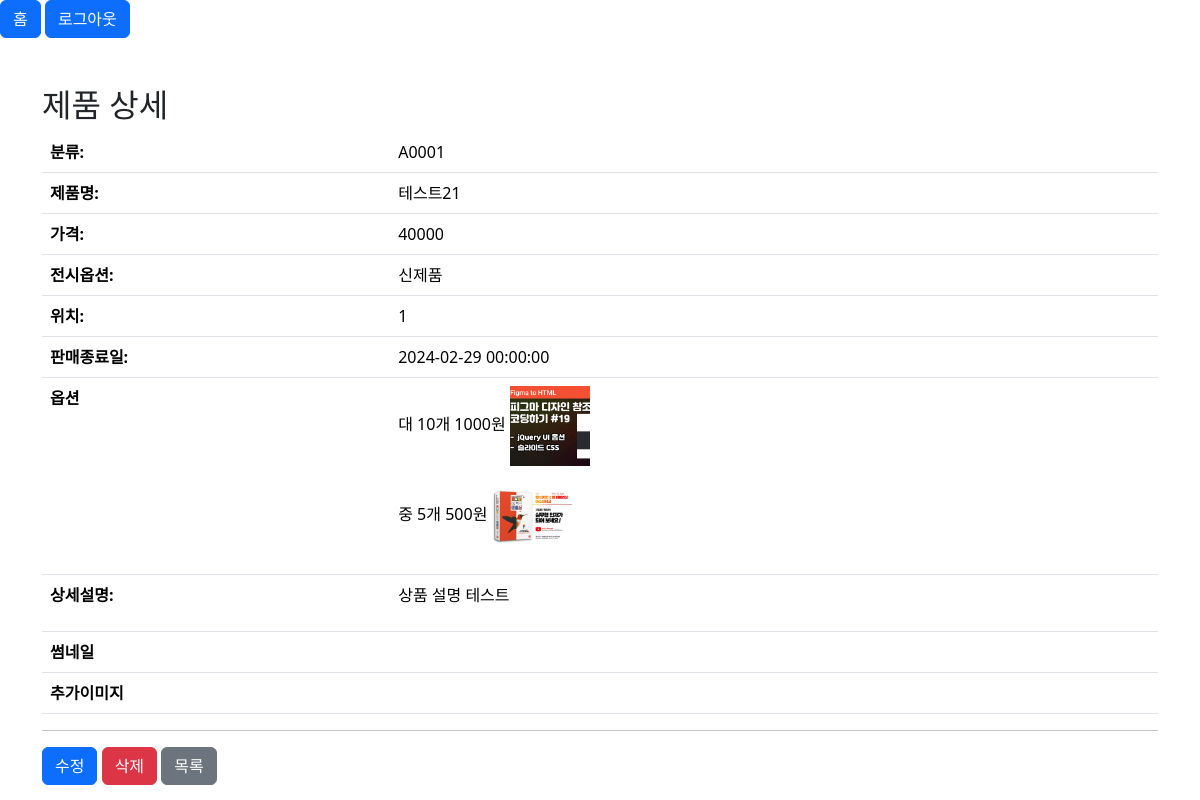
Page /admin/product/product_view.php?pid=22 (signed in) on the earlier database version.
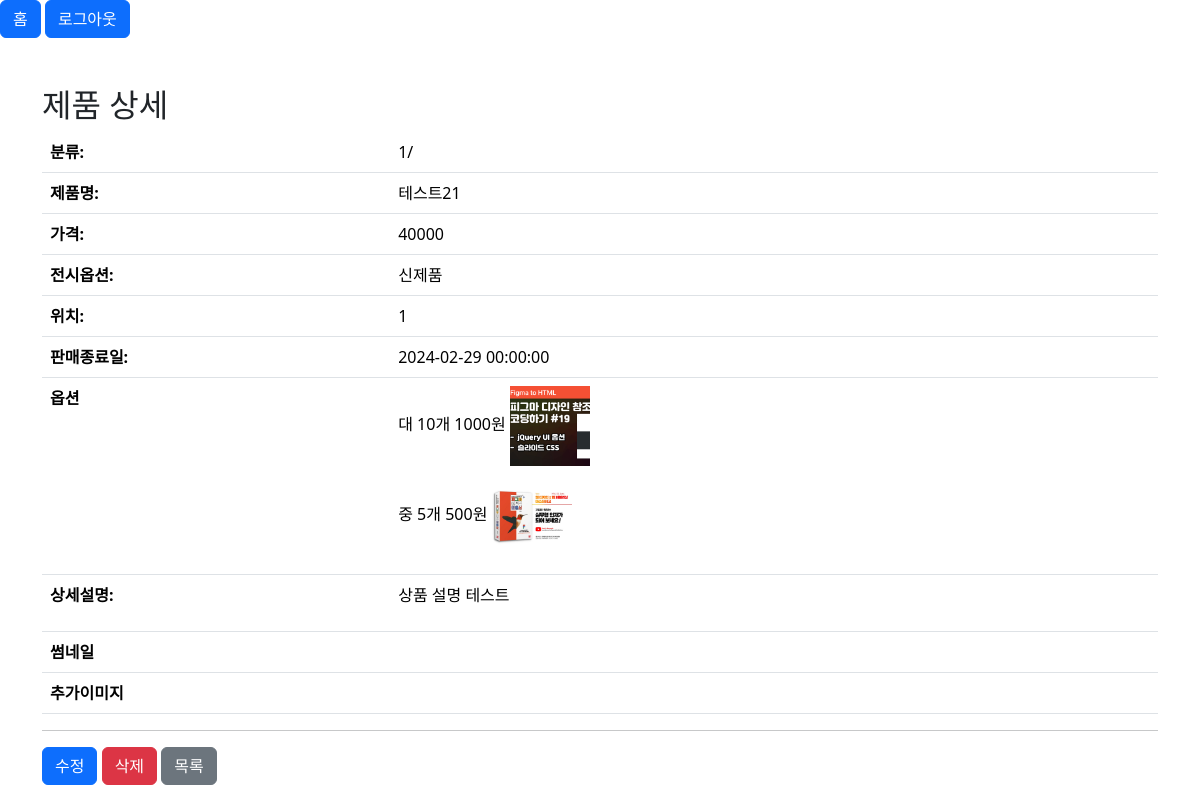
Same page on the later database version.
### tables this page shows
CREATE TABLE `products` (
  `pid` int(11) NOT NULL,
  `name` varchar(500) NOT NULL,
  `cate` varchar(100) DEFAULT NULL,
  `content` text DEFAULT NULL,
  `thumbnail` varchar(100) DEFAULT NULL,
  `price` double DEFAULT NULL,
  `sale_price` double DEFAULT NULL,
  `sale_ratio` double DEFAULT NULL,
  `cnt` int(11) DEFAULT NULL,
  `sale_cnt` int(11) DEFAULT NULL,
  `isnew` tinyint(4) DEFAULT NULL,
  `isbest` tinyint(4) DEFAULT NULL,
  `isrecom` tinyint(4) DEFAULT NULL,
  `ismain` tinyint(4) DEFAULT NULL,
  `locate` tinyint(4) DEFAULT NULL,
  `userid` varchar(100) DEFAULT NULL,
  `sale_end_date` datetime DEFAULT NULL,
  `reg_date` datetime DEFAULT NULL,
  `status` tinyint(4) DEFAULT 0,
  `delivery_fee` double DEFAULT NULL,
  `file_table_id` varchar(50) DEFAULT NULL,
  `option_id` varchar(50) DEFAULT NULL
);

### admin/product/product_view.php (the view, shortened to what this page needs)
<?php
  include_once $_SERVER['DOCUMENT_ROOT'].'/abcmall/admin/inc/header.php';
  $pid = $_GET['pid'];
  $sql = "SELECT * FROM products where pid={$pid}";
  $result = $mysqli -> query($sql);
  $rs = $result -> fetch_object();
  $sql2 = "SELECT * FROM product_options where pid={$pid}";
  $result2 = $mysqli -> query($sql2);
  while($rs2 = $result2 -> fetch_object()){
    $options[]=$rs2;
  }
?>
<div class="container mt-5">
  <h2>제품 상세</h2>
  <table class="table">
    <tbody>
      <tr><th>분류:</th><td><?= $rs->cate; ?></td></tr>
      <tr><th>제품명:</th><td><?= $rs->name; ?></td></tr>
      <tr><th>가격:</th><td><?= $rs->price; ?></td></tr>
      <tr><th>전시옵션:</th><td>
        <?php
          if($rs->isnew){echo '신제품';}
        ?>
      </td></tr>
      <tr><th>위치:</th><td><?= $rs->locate; ?></td></tr>
      <tr><th>판매종료일:</th><td><?= $rs->sale_end_date; ?></td></tr>
      <tr>
        <th>옵션</th>
        <td>
          <?php
            foreach($options as $op){
          ?>
            <div class="product_options">
              <span><?= $op-> option_name;?></span>
              <span><?= $op-> option_cnt;?>개</span>
              <span><?= $op-> option_price;?>원</span>
              <img src="<?= $op-> image_url;?>" alt="">
            </div>
          <?php
            }
          ?>
        </td>
        </tr>
      <tr><th>상세설명:</th><td><?= $rs->content; ?></td></tr>
      <tr><th>썸네일</th><td>
      </td></tr>
      <tr><th>추가이미지</th><td>
      </td></tr>
    </tbody>
  </table>
  <hr>
  <a href="product_modify.php?pid=" class="btn btn-primary">수정</a>
  <button type="button" class="btn btn-danger">삭제</button>
  <a href="product_list.php" class="btn btn-secondary">목록</a>
</div>
<?php
  include_once $_SERVER['DOCUMENT_ROOT'].'/abcmall/admin/inc/footer.php';
?>

Differences in the rows shown:
changed products "테스트21": cate "A0001" → "1/"
